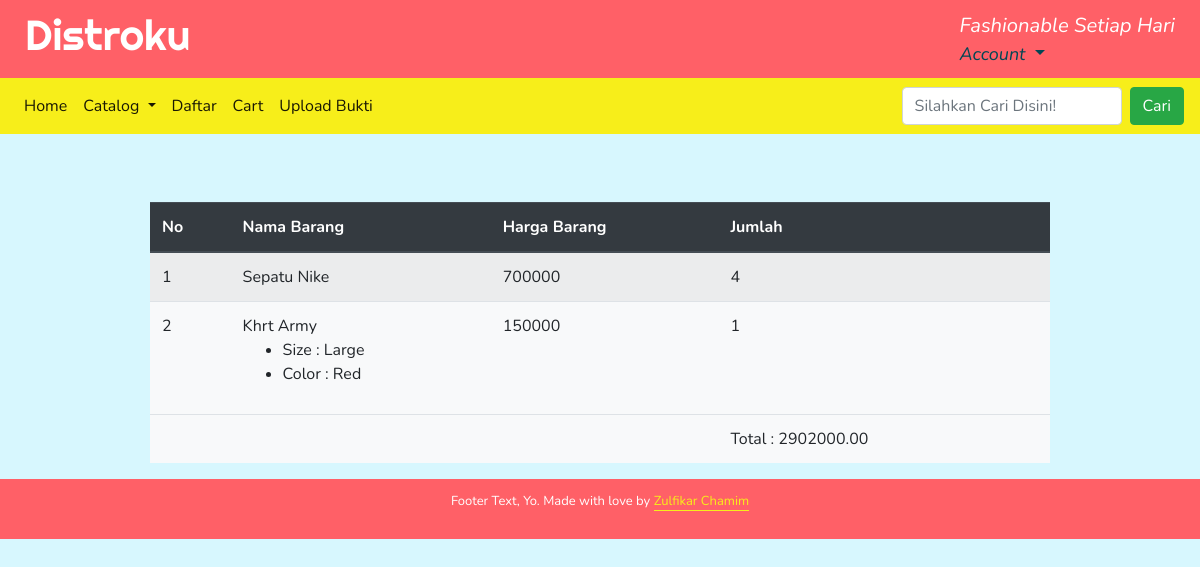
The app's page /checkout/IH81JA/fikar/ (signed in) with its own data.
### cart/models.py (models this page shows, shortened)
class cart(models.Model):
    total = models.DecimalField(max_digits=100, decimal_places=2, default=0.00)
    timestamp = models.DateTimeField(auto_now_add=True, auto_now=False)
    update = models.DateTimeField(auto_now_add=False, auto_now=True)
    active = models.BooleanField(default=True)

class CartItem(models.Model):
    Cartt = models.ForeignKey('cart', on_delete=models.CASCADE, null=True, blank=True)
    products = models.ForeignKey(Menu, on_delete=models.CASCADE)
    variation = models.ManyToManyField(Variation)
    quantity = models.IntegerField(default=1)
    timestamp = models.DateTimeField(auto_now_add=True, auto_now=False)
    update = models.DateTimeField(auto_now_add=False, auto_now=True)

### menu/models.py (models this page shows, shortened)
class Menu(models.Model):
    judulMenu = models.CharField(max_length=225)
    descMenu = models.TextField()
    picMenu = models.ImageField(upload_to='menu/img/',blank=True)
    posterMenu = models.ImageField(upload_to='menu/img/', blank=True)
    hargaMenu = models.IntegerField(default=0)
    diskon = models.IntegerField(default=0)
    kuantitas = models.IntegerField(default =  0)
    slug = models.SlugField(default='product-', unique=True)
    timestamp = models.DateTimeField(auto_now_add=True,auto_now=False)
    updated = models.DateTimeField(auto_now_add=False,auto_now=True)
    active = models.BooleanField(default=True)
    JK = models.CharField(max_length=100, default='belum')
    class Meta:
        unique_together = ('judulMenu','slug')

class Variation(models.Model):
    product = models.ForeignKey('Menu', on_delete=models.CASCADE)
    category = models.CharField(max_length=120, choices=VAR_CATEGORIES, default='size')
    title = models.CharField(max_length=120)
    updated = models.DateTimeField(auto_now_add=False,auto_now=True)
    active = models.BooleanField(default=True)
    objects = VariationManager()

### orders/views.py (the view)
# urls.py: url(r'^(?P<id>[\w-]+)/(?P<user>[\w-]+)/$', views.lihatOrder, name='lihatOrder'),
@user_passes_test(lambda u: u.is_superuser)
def lihatOrder(request, id, user):
    Order = order.objects.filter(order_id=id)
    cart_id = Order[0].Cart_id
    keranjang = CartItem.objects.select_related('Cartt','products').filter(Cartt_id = cart_id)
    total = keranjang[0].Cartt.total
    context = {
        'orderan' : Order,
        'keranjang' : keranjang,
        'total':total,
    }
    template = 'orders/detailOrder.html'
    return render(request, template, context)

### menu/models.py (called while the page is built)
    def all(self):
        return super(VariationManager, self).filter(active=True)

### orders/templates/orders/detailOrder.html (shortened to what this page needs)
{% extends 'base.html' %}
{% block content %}
    <table class="table table-striped mx-auto w-75 bg-light">
            <thead class="thead-dark">
                <th>No</th>
                <th>Nama Barang</th>
                <th>Harga Barang</th>
                <th>Jumlah</th>
                <th></th>
            </thead>
            <tfoot>
                <tr>
                    <td></td>
                    <td></td>
                    <td></td>
                    <td>Total : {{total}}</td>
                    <td></td>
                </tr>
            </tfoot>
        {% for item in keranjang %}
            <tr>
                <td>{{forloop.counter}}</td>
                <td>
                    {{ item.products.judulMenu }}
                    {% if item.variation.all %}
                    <ul>{% for subitem in item.variation.all %}
                            <li>{{ subitem.category|capfirst }} : {{ subitem.title|capfirst }}</li>
                        {% endfor %}
                    </ul>
                    {% endif %}
                </td>
                <td>{{ item.products.hargaMenu }}</td>
                <td>{{ item.quantity }}</td>
                <td></td>
            </tr>
        {% endfor %}
    </table>
{% endblock content %}

### static/css/styles.css (style rules this page uses)
body { background: #D7F7FE; font-family: "Nunito", sans-serif; color: #222; }
* { box-sizing: border-box; }

### records on screen
cart: total "2902000.00"
CartItem: products.judulMenu "Sepatu Nike", products.hargaMenu "700000", quantity "4"
CartItem: products.judulMenu "Khrt Army", products.hargaMenu "150000", quantity "1"
Variation: category "Size", title "Large"
Variation: category "Color", title "Red"
